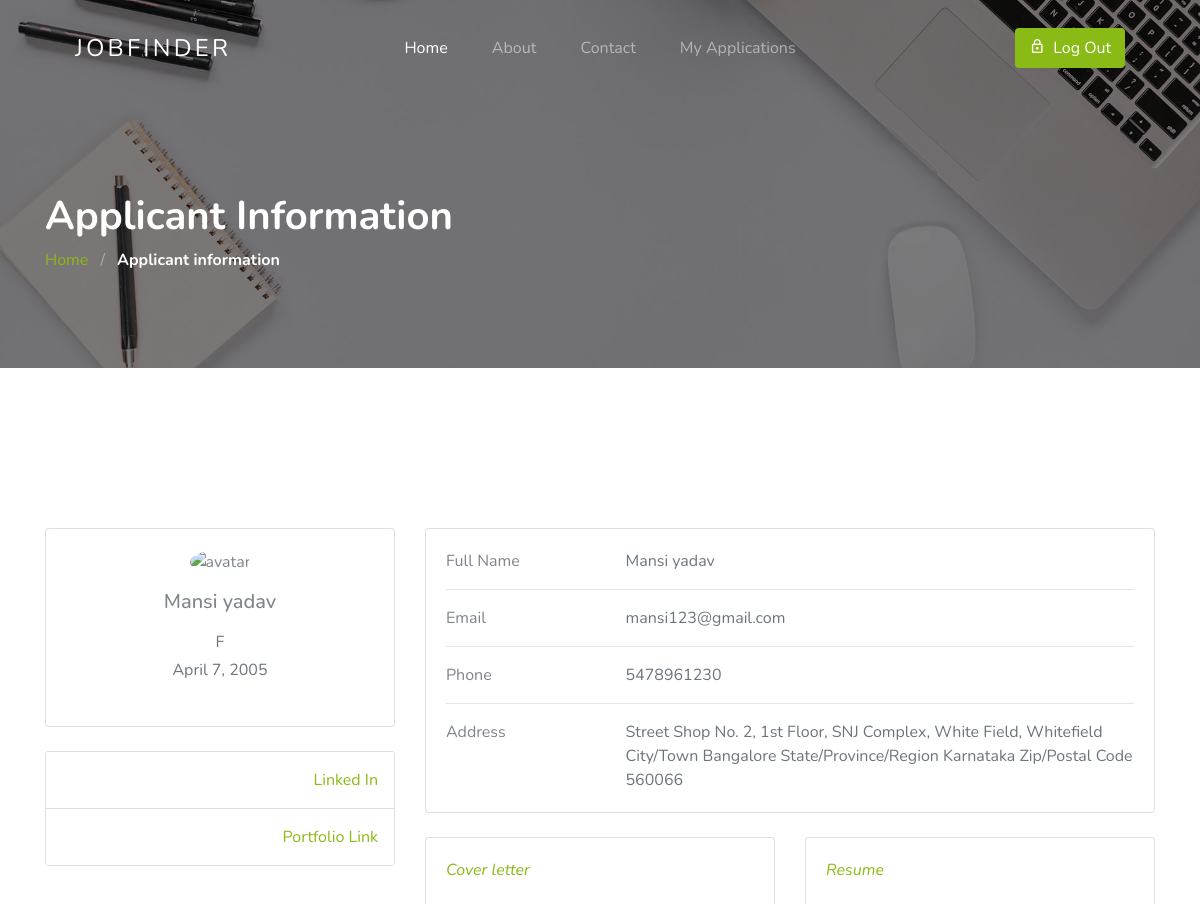
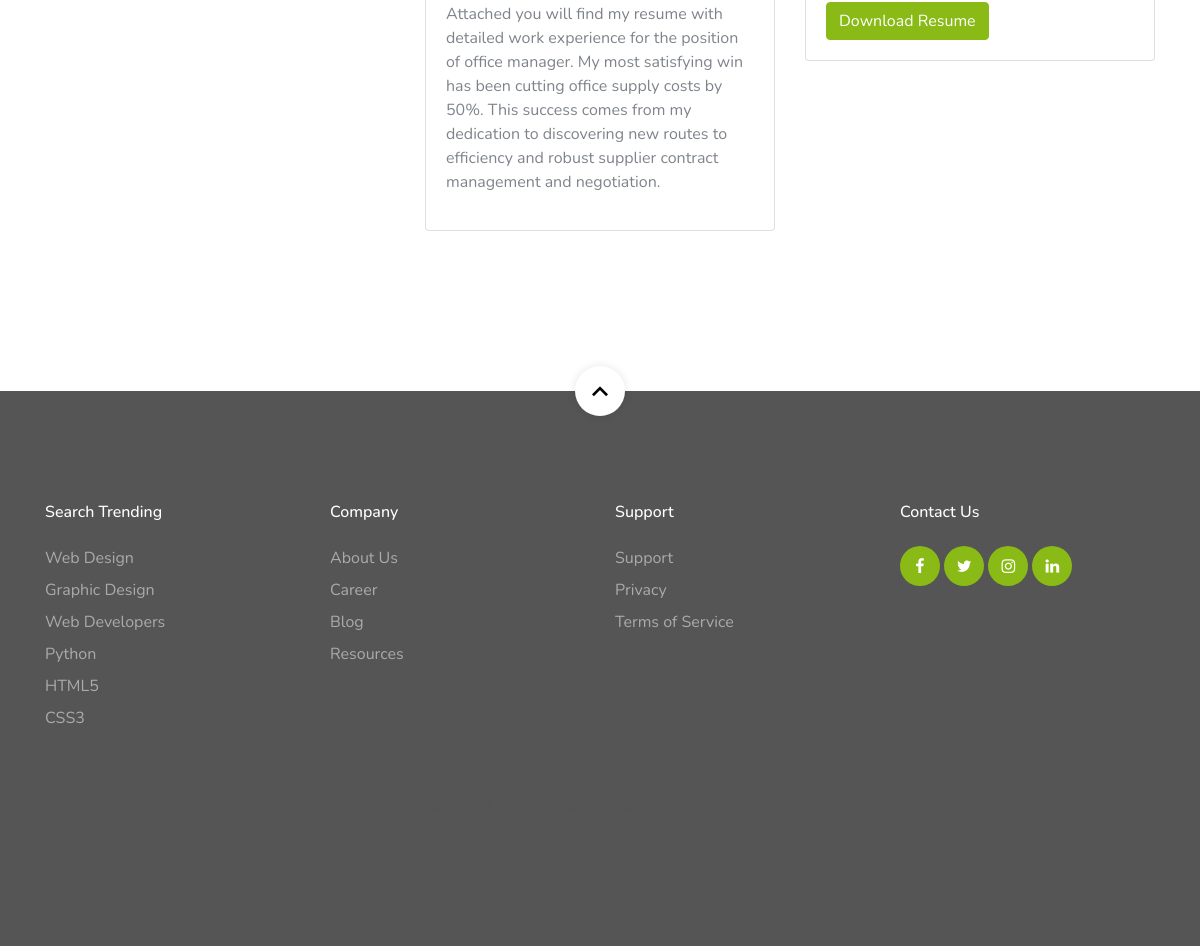
Page /job_applications/detail/4/ (signed in) on the committed database (2 pictures, top to bottom).
### users/models.py (models this page shows)
class JobApplication(models.Model):
    GENDER_CHOICES = (
        ('M', 'Male'),
        ('F', 'Female'),
        ('O', 'Other'),
    )
    applicant = models.ForeignKey(User, on_delete=models.CASCADE, related_name='applications')
    job = models.ForeignKey(Job, on_delete=models.CASCADE, related_name='applications')
    resume = models.FileField(upload_to='resumes/')
    cover_letter = models.TextField()
    applied_at = models.DateTimeField(auto_now_add=True)
    first_name = models.CharField(max_length=100)
    last_name = models.CharField(max_length=100)
    dob = models.DateField()
    address = models.TextField()
    gender = models.CharField(max_length=1, choices=GENDER_CHOICES)
    email = models.EmailField()
    phone_no = models.CharField(max_length=15)
    linkedin = models.URLField()
    portfolio_links = models.URLField(blank=True)

### users/views.py (the view)
# urls.py: path('job_applications/detail/<int:application_id>/', views.application_detail_view, name='application_detail'),
@login_required
def application_detail_view(request, application_id):
    is_logged_in = request.user.is_authenticated
    is_employer = request.user.is_employer
    applicant = get_object_or_404(JobApplication, id=application_id)
    return render(request, 'new/application_detail.html', {'applicant': applicant, 'is_logged_in': is_logged_in, 'is_employer' : is_employer})

### templates/new/application_detail.html (shortened to what this page needs)
{% extends 'new/base.html' %}
{% load static %}
{% block content %}
<section class="section-hero overlay inner-page bg-image" id="home-section">
    <div class="container">
        <div class="row">
            <div class="col-md-7">
                <h1 class="text-white font-weight-bold">Applicant Information</h1>
                <div class="custom-breadcrumbs">
                    <a href="{% url 'users:home' %}">Home</a> <span class="mx-2 slash">/</span>
                    <span class="text-white"><strong>Applicant information</strong></span>
                </div>
            </div>
        </div>
    </div>
</section>
<section class="site-section">
    <div class="container py-5">
        <div class="row">
            <div class="col-lg-4">
                <div class="card mb-4">
                    <div class="card-body text-center">
                        {% if applicant.gender == 'M' %}
                            <img src="https://cdn-icons-png.flaticon.com/512/1754/1754644.png"
                            alt="avatar" class="rounded-circle img-fluid" style="width: 150px;">
                        {% else %}
                            <img src="https://cdn-icons-png.flaticon.com/512/5231/5231019.png"
                            alt="avatar" class="rounded-circle img-fluid" style="width: 150px;">
                        {% endif %}
                        <h5 class="my-3">{{ applicant.first_name }}
                            {{ applicant.last_name }}</h5>
                        <p class="text-muted mb-1">{{applicant.gender}}</p>
                        <p class="text-muted mb-4">{{applicant.dob}}</p>
                    </div>
                </div>
                <div class="card mb-4 mb-lg-0">
                    <div class="card-body p-0">
                        <ul class="list-group list-group-flush rounded-3">
                            <li class="list-group-item d-flex justify-content-between align-items-center p-3">
                                <a href="{{applicant.linkedin}}" target="_blank" class="mb-0">Linked In</a>
                            </li>
                            <li class="list-group-item d-flex justify-content-between align-items-center p-3">
                                <a href="{{applicant.portfolio_links}}" target="_blank" class="mb-0">Portfolio Link</a>
                            </li>
                        </ul>
                    </div>
                </div>
            </div>
            <div class="col-lg-8">
                <div class="card mb-4">
                    <div class="card-body">
                        <div class="row">
                            <div class="col-sm-3">
                                <p class="mb-0">Full Name</p>
                            </div>
                            <div class="col-sm-9">
                                <p class="text-muted mb-0">{{ applicant.first_name }}
                                    {{ applicant.last_name }}</p>
                            </div>
                        </div>
                        <hr>
                        <div class="row">
                            <div class="col-sm-3">
                                <p class="mb-0">Email</p>
                            </div>
                            <div class="col-sm-9">
                                <p class="text-muted mb-0">{{applicant.email}}</p>
                            </div>
                        </div>
                        <hr>
                        <div class="row">
                            <div class="col-sm-3">
                                <p class="mb-0">Phone</p>
                            </div>
                            <div class="col-sm-9">
                                <p class="text-muted mb-0">{{applicant.phone_no}}</p>
                            </div>
                        </div>
                        <hr>
                        <div class="row">
                            <div class="col-sm-3">
                                <p class="mb-0">Address</p>
                            </div>
                            <div class="col-sm-9">
                                <p class="text-muted mb-0">{{applicant.address}}</p>
                            </div>
                        </div>
                    </div>
                </div>
                <div class="row">
                    <div class="col-md-6">
                        <div class="card mb-4 mb-md-0">
                            <div class="card-body">
                                <p class="mb-4"><span class="text-primary font-italic me-1">Cover letter</span>
                                </p>
                                <p>{{applicant.cover_letter}}</p>
                            </div>
                        </div>
                    </div>
                    <div class="col-md-6">
                        <div class="card mb-4 mb-md-0">
                            <div class="card-body">
                                <p class="mb-4"><span class="text-primary font-italic me-1">Resume</span> </p>
                                <a href="{{ applicant.resume.url }}" class="btn btn-primary">Download Resume</a>
                            </div>
                        </div>
                    </div>
                </div>
            </div>
        </div>
    </div>
</section>
{% endblock %}

### static/css/style.css (style rules this page uses)
body { font-weight: 400; font-size: 1rem; line-height: 1.7; position: relative; }
body:after { content: ""; position: absolute; top: 0; left: 0; right: 0; bottom: 0; background: rgba(0, 0, 0, 0.7); z-index: 100; opacity: 0; visibility: hidden; -webkit-transition: .3s all ease; -o-transition: .3s all ease; transition: .3s all ease; }
h1, h2, h3, h4 { color: #000; }
.site-section { padding-top: 7rem; padding-bottom: 7rem; position: relative; z-index: 2; }
.bg-image { background: url(../images/hero_1.jpg); background-size: cover; background-position: center center; background-repeat: no-repeat; }
.custom-breadcrumbs a { color: #89ba16; }
.custom-breadcrumbs .slash { color: rgba(255, 255, 255, 0.4); }
.text-muted { color: #d5d5d5 !important; }
.section-hero, .section-hero > .container > .row { height: 100vh; min-height: 900px; }
.section-hero.inner-page, .section-hero.inner-page > .container > .row { height: auto; min-height: auto; padding-top: 6em; padding-bottom: 3em; }
.section-hero.overlay, .section-hero.overlay-2 { position: relative; }
.section-hero.overlay:before, .section-hero.overlay-2:before { z-index: 1; position: absolute; content: ""; top: 0; left: 0; right: 0; bottom: 0; background: rgba(0, 0, 0, 0.5); }
.section-hero > .container { z-index: 2; position: relative; }
.btn:after, .btn:before { display: none; }
.btn.btn-primary { color: #fff; }

### rows in the picture
JobApplication: first_name "Mansi", last_name "yadav", gender "F", dob "April 7, 2005", email "mansi123@gmail.com", phone_no "5478961230", address "Street Shop No. 2, 1st Floor, SNJ Complex, White Field, Whitefield City/Town Bangalore State/Province/Region Karnataka Zip/Postal Code 560066", cover_letter "Attached you will find my resume with detailed work experience for the position of office manager. My most satisfying win has been cutting office supply costs by 50%. This success comes from my dedication to discovering new routes to efficiency and robust supplier contract management and negotiation."
